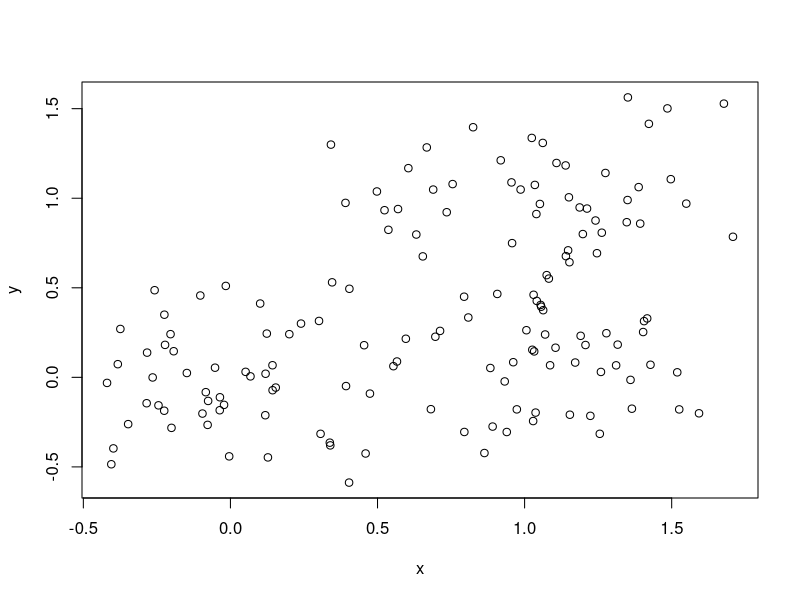
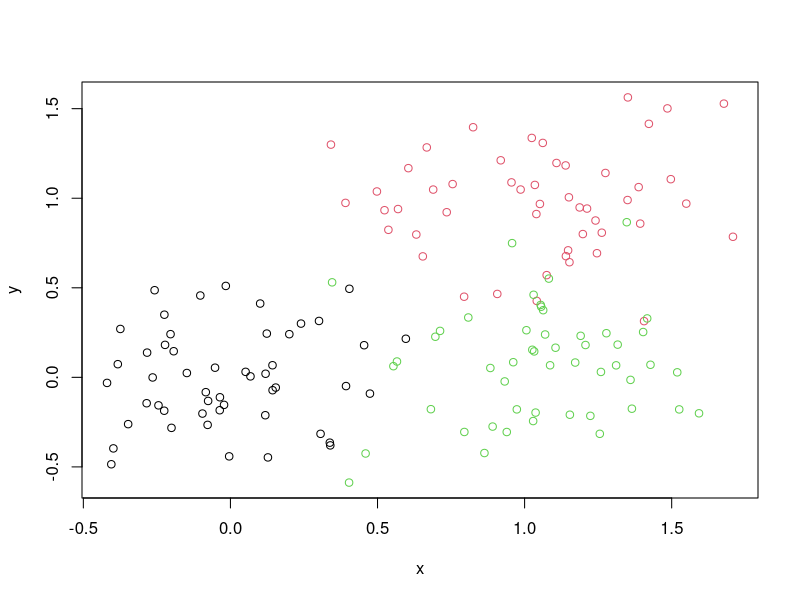
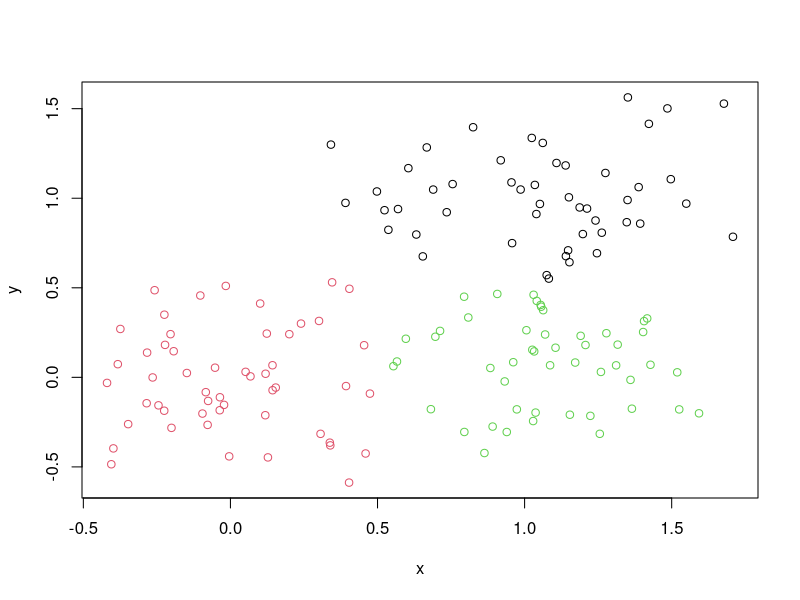

Recreate these plots in R, in order.
## demo of k-means clustering...
 
## Step 1: make up some data
x <- rbind(
  matrix(rnorm(100, mean=0, sd = 0.3), ncol = 2), # cluster 1
  matrix(rnorm(100, mean = 1, sd = 0.3), ncol = 2), # cluster 2
  matrix(c(rnorm(50, mean = 1, sd = 0.3), # cluster 3
    rnorm(50, mean = 0, sd = 0.3)), ncol = 2))
colnames(x) <- c("x", "y")
 
## Step 2: show the data without clustering
plot(x)
 
## Step 3: show the data with the known clusters (this is just so we
## can see how well k-means clustering recreates the original clusters we
## created in step 1)
colors <- as.factor(c(
  rep("c1", times=50),
  rep("c2", times=50),
  rep("c3", times=50)))
plot(x, col=colors)
 
## Step 3: cluster the data
## NOTE: nstart=25, so kmeans() will cluster using 25 different starting points
## and return the best cluster.
(cl <- kmeans(x, centers=3, nstart=25)) 
 
## Step 4: plot the data, coloring the points with the clusters
plot(x, col = cl$cluster)
